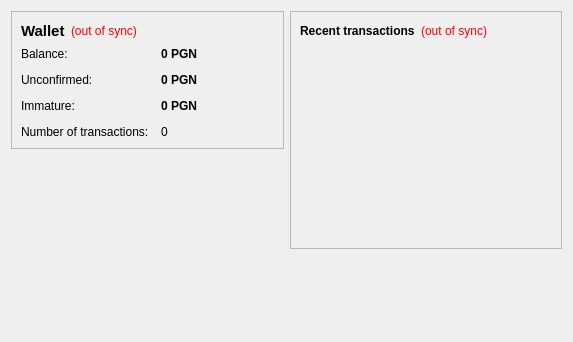
<?xml version="1.0" encoding="UTF-8"?>
<ui version="4.0">
 <class>OverviewPage</class>
 <widget class="QWidget" name="OverviewPage">
  <property name="geometry">
   <rect>
    <x>0</x>
    <y>0</y>
    <width>573</width>
    <height>342</height>
   </rect>
  </property>
  <property name="windowTitle">
   <string>Form</string>
  </property>
  <layout class="QHBoxLayout" name="horizontalLayout" stretch="1,1">
   <item>
    <layout class="QVBoxLayout" name="verticalLayout_2">
     <item>
      <widget class="QFrame" name="frame">
       <property name="frameShape">
        <enum>QFrame::StyledPanel</enum>
       </property>
       <property name="frameShadow">
        <enum>QFrame::Raised</enum>
       </property>
       <layout class="QVBoxLayout" name="verticalLayout_4">
        <item>
         <layout class="QHBoxLayout" name="horizontalLayout_4">
          <item>
           <widget class="QLabel" name="label_5">
            <property name="font">
             <font>
              <pointsize>11</pointsize>
              <weight>75</weight>
              <bold>true</bold>
             </font>
            </property>
            <property name="text">
             <string>Wallet</string>
            </property>
           </widget>
          </item>
          <item>
           <widget class="QLabel" name="labelWalletStatus">
            <property name="toolTip">
             <string>The displayed information may be out of date. Your wallet automatically synchronizes with the Pigeoin network after a connection is established, but this process has not completed yet.</string>
            </property>
            <property name="styleSheet">
             <string notr="true">QLabel { color: red; }</string>
            </property>
            <property name="text">
             <string notr="true">(out of sync)</string>
            </property>
            <property name="alignment">
             <set>Qt::AlignLeading|Qt::AlignLeft|Qt::AlignVCenter</set>
            </property>
           </widget>
          </item>
          <item>
           <spacer name="horizontalSpacer_2">
            <property name="orientation">
             <enum>Qt::Horizontal</enum>
            </property>
            <property name="sizeHint" stdset="0">
             <size>
              <width>40</width>
              <height>20</height>
             </size>
            </property>
           </spacer>
          </item>
         </layout>
        </item>
        <item>
         <layout class="QFormLayout" name="formLayout_2">
          <property name="fieldGrowthPolicy">
           <enum>QFormLayout::AllNonFixedFieldsGrow</enum>
          </property>
          <property name="horizontalSpacing">
           <number>12</number>
          </property>
          <property name="verticalSpacing">
           <number>12</number>
          </property>
          <item row="0" column="0">
           <widget class="QLabel" name="label">
            <property name="text">
             <string>Balance:</string>
            </property>
           </widget>
          </item>
          <item row="0" column="1">
           <widget class="QLabel" name="labelBalance">
            <property name="font">
             <font>
              <weight>75</weight>
              <bold>true</bold>
             </font>
            </property>
            <property name="cursor">
             <cursorShape>IBeamCursor</cursorShape>
            </property>
            <property name="toolTip">
             <string>Your current balance</string>
            </property>
            <property name="text">
             <string notr="true">0 PGN</string>
            </property>
            <property name="textInteractionFlags">
             <set>Qt::LinksAccessibleByMouse|Qt::TextSelectableByKeyboard|Qt::TextSelectableByMouse</set>
            </property>
           </widget>
          </item>
          <item row="1" column="0">
           <widget class="QLabel" name="label_3">
            <property name="text">
             <string>Unconfirmed:</string>
            </property>
           </widget>
          </item>
          <item row="1" column="1">
           <widget class="QLabel" name="labelUnconfirmed">
            <property name="font">
             <font>
              <weight>75</weight>
              <bold>true</bold>
             </font>
            </property>
            <property name="cursor">
             <cursorShape>IBeamCursor</cursorShape>
            </property>
            <property name="toolTip">
             <string>Total of transactions that have yet to be confirmed, and do not yet count toward the current balance</string>
            </property>
            <property name="text">
             <string notr="true">0 PGN</string>
            </property>
            <property name="textInteractionFlags">
             <set>Qt::LinksAccessibleByMouse|Qt::TextSelectableByKeyboard|Qt::TextSelectableByMouse</set>
            </property>
           </widget>
          </item>
          <item row="3" column="0">
           <widget class="QLabel" name="label_2">
            <property name="text">
             <string>Number of transactions:</string>
            </property>
           </widget>
          </item>
          <item row="3" column="1">
           <widget class="QLabel" name="labelNumTransactions">
            <property name="toolTip">
             <string>Total number of transactions in wallet</string>
            </property>
            <property name="text">
             <string notr="true">0</string>
            </property>
           </widget>
          </item>
          <item row="2" column="0">
           <widget class="QLabel" name="labelImmatureText">
            <property name="text">
             <string>Immature:</string>
            </property>
           </widget>
          </item>
          <item row="2" column="1">
           <widget class="QLabel" name="labelImmature">
            <property name="font">
             <font>
              <weight>75</weight>
              <bold>true</bold>
             </font>
            </property>
            <property name="toolTip">
             <string>Mined balance that has not yet matured</string>
            </property>
            <property name="text">
             <string notr="true">0 PGN</string>
            </property>
            <property name="textInteractionFlags">
             <set>Qt::LinksAccessibleByMouse|Qt::TextSelectableByKeyboard|Qt::TextSelectableByMouse</set>
            </property>
           </widget>
          </item>
         </layout>
        </item>
       </layout>
      </widget>
     </item>
     <item>
      <spacer name="verticalSpacer">
       <property name="orientation">
        <enum>Qt::Vertical</enum>
       </property>
       <property name="sizeHint" stdset="0">
        <size>
         <width>20</width>
         <height>40</height>
        </size>
       </property>
      </spacer>
     </item>
    </layout>
   </item>
   <item>
    <layout class="QVBoxLayout" name="verticalLayout_3">
     <item>
      <widget class="QFrame" name="frame_2">
       <property name="frameShape">
        <enum>QFrame::StyledPanel</enum>
       </property>
       <property name="frameShadow">
        <enum>QFrame::Raised</enum>
       </property>
       <layout class="QVBoxLayout" name="verticalLayout">
        <item>
         <layout class="QHBoxLayout" name="horizontalLayout_2">
          <item>
           <widget class="QLabel" name="label_4">
            <property name="text">
             <string>&lt;b&gt;Recent transactions&lt;/b&gt;</string>
            </property>
           </widget>
          </item>
          <item>
           <widget class="QLabel" name="labelTransactionsStatus">
            <property name="toolTip">
             <string>The displayed information may be out of date. Your wallet automatically synchronizes with the Pigeoin network after a connection is established, but this process has not completed yet.</string>
            </property>
            <property name="styleSheet">
             <string notr="true">QLabel { color: red; }</string>
            </property>
            <property name="text">
             <string notr="true">(out of sync)</string>
            </property>
            <property name="alignment">
             <set>Qt::AlignRight|Qt::AlignTrailing|Qt::AlignVCenter</set>
            </property>
           </widget>
          </item>
          <item>
           <spacer name="horizontalSpacer">
            <property name="orientation">
             <enum>Qt::Horizontal</enum>
            </property>
            <property name="sizeHint" stdset="0">
             <size>
              <width>40</width>
              <height>20</height>
             </size>
            </property>
           </spacer>
          </item>
         </layout>
        </item>
        <item>
         <widget class="QListView" name="listTransactions">
          <property name="styleSheet">
           <string notr="true">QListView { background: transparent; }</string>
          </property>
          <property name="frameShape">
           <enum>QFrame::NoFrame</enum>
          </property>
          <property name="verticalScrollBarPolicy">
           <enum>Qt::ScrollBarAlwaysOff</enum>
          </property>
          <property name="horizontalScrollBarPolicy">
           <enum>Qt::ScrollBarAlwaysOff</enum>
          </property>
          <property name="selectionMode">
           <enum>QAbstractItemView::NoSelection</enum>
          </property>
         </widget>
        </item>
       </layout>
      </widget>
     </item>
     <item>
      <spacer name="verticalSpacer_2">
       <property name="orientation">
        <enum>Qt::Vertical</enum>
       </property>
       <property name="sizeHint" stdset="0">
        <size>
         <width>20</width>
         <height>40</height>
        </size>
       </property>
      </spacer>
     </item>
    </layout>
   </item>
  </layout>
 </widget>
 <resources/>
 <connections/>
</ui>
